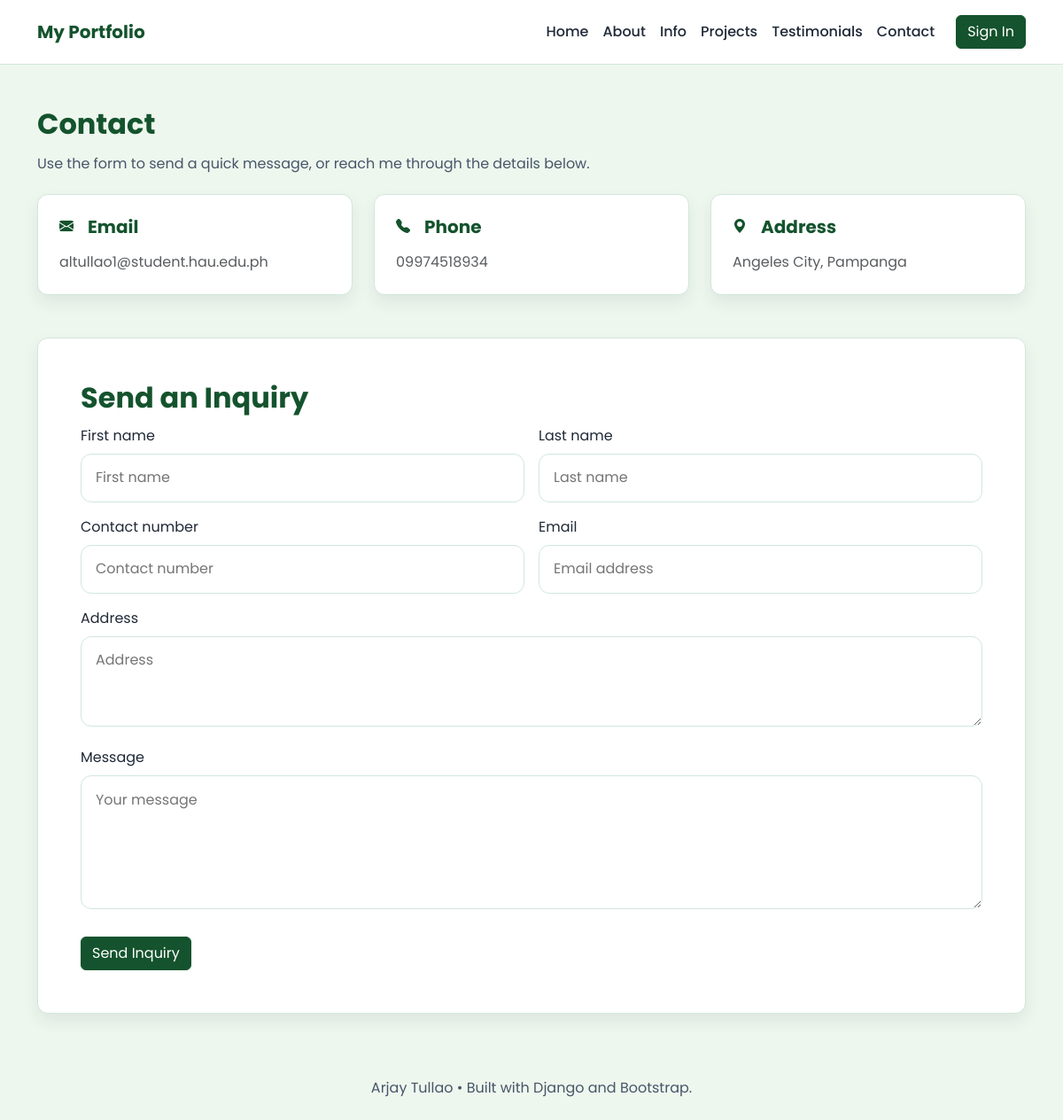
The page /contacts/ on the database as committed earlier.
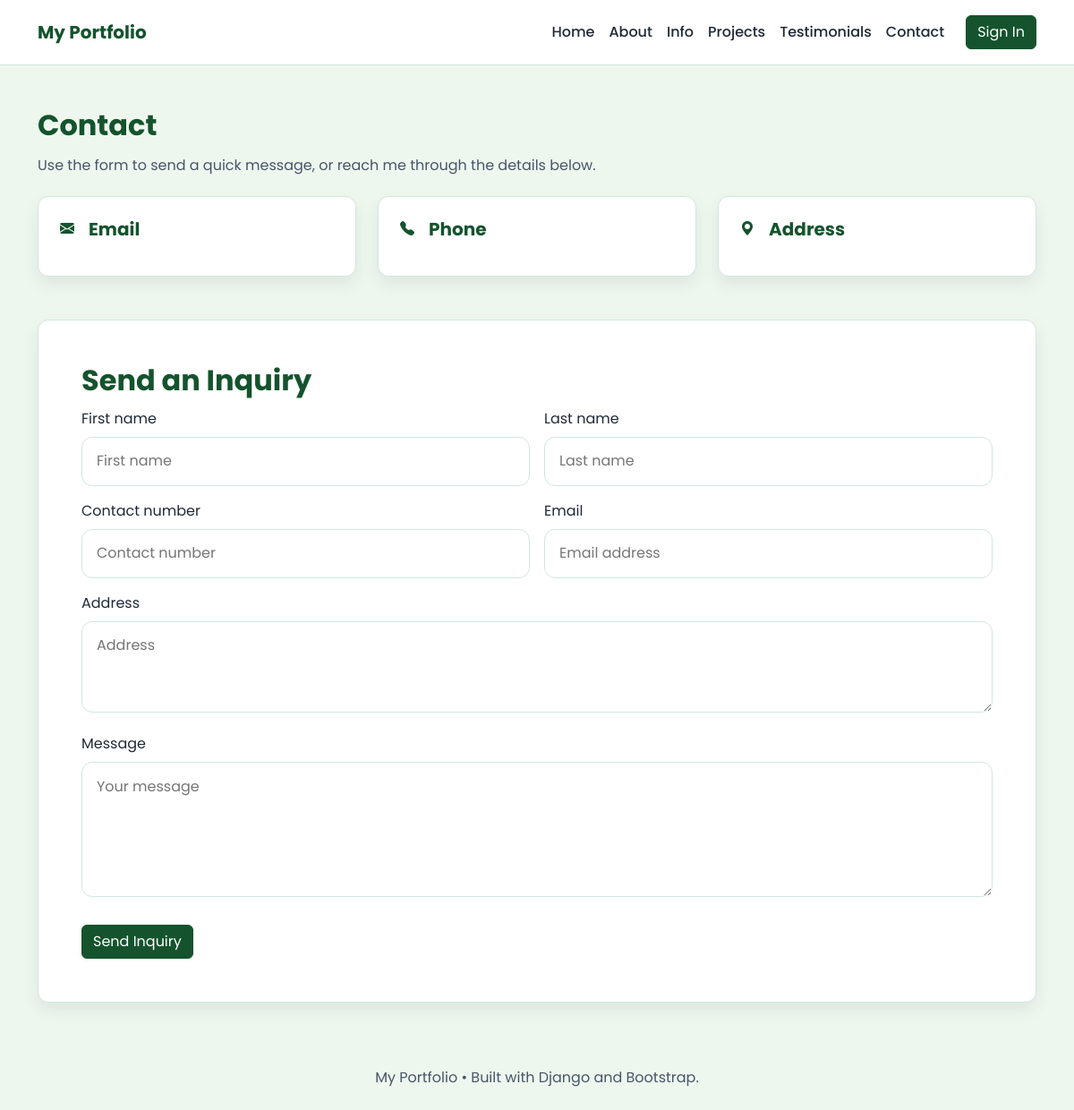
The same page on the database as committed later.
### myproject/models.py (models this page shows, shortened)
class PersonalInformation(models.Model):
    first_name = models.CharField(max_length=100)
    middle_name = models.CharField(max_length=100, blank=True)
    last_name = models.CharField(max_length=100)
    summary = models.TextField()
    contact_number = models.CharField(max_length=20)
    email = models.EmailField()
    address = models.TextField()

### myproject/views.py (the view)
# urls.py: path('contacts/', views.contact_inquiry, name='contacts'),
def contact_inquiry(request):
    personal_info = PersonalInformation.objects.first()
    if request.method == 'POST':
        form = InquiryForm(request.POST)
        if form.is_valid():
            form.save()
            return redirect('contacts')
    else:
        form = InquiryForm()
    return render(request, 'contacts.html', {
        'personal_info': personal_info,
        'form': form,
    })

### myproject/forms.py
class InquiryForm(forms.ModelForm):
    class Meta:
        model = Inquiry
        fields = ['first_name', 'last_name', 'contact_number', 'email', 'address', 'message']
        widgets = {
            'first_name': forms.TextInput(attrs={'class': 'input-field', 'placeholder': 'First name'}),
            'last_name': forms.TextInput(attrs={'class': 'input-field', 'placeholder': 'Last name'}),
            'contact_number': forms.TextInput(attrs={'class': 'input-field', 'placeholder': 'Contact number'}),
            'email': forms.EmailInput(attrs={'class': 'input-field', 'placeholder': 'Email address'}),
            'address': forms.Textarea(attrs={'class': 'input-field', 'rows': 3, 'placeholder': 'Address'}),
            'message': forms.Textarea(attrs={'class': 'input-field', 'rows': 5, 'placeholder': 'Your message'}),
        }

### templates/contacts.html (shortened to what this page needs)
{% extends 'base.html' %}
{% block content %}
<section class="mb-5">
    <h2 class="section-title">Contact</h2>
    <p class="section-text">Use the form to send a quick message, or reach me through the details below.</p>
    <div class="row g-4">
        <div class="col-md-4">
            <div class="contact-card p-4 h-100">
                <div class="d-flex align-items-center mb-3">
                    <i class="bi bi-envelope-fill me-3" style="color: var(--primary-green);"></i>
                    <h5 class="contact-title mb-0">Email</h5>
                </div>
                <p class="mb-0 text-muted">{{ personal_info.email }}</p>
            </div>
        </div>
        <div class="col-md-4">
            <div class="contact-card p-4 h-100">
                <div class="d-flex align-items-center mb-3">
                    <i class="bi bi-telephone-fill me-3" style="color: var(--primary-green);"></i>
                    <h5 class="contact-title mb-0">Phone</h5>
                </div>
                <p class="mb-0 text-muted">{{ personal_info.contact_number }}</p>
            </div>
        </div>
        <div class="col-md-4">
            <div class="contact-card p-4 h-100">
                <div class="d-flex align-items-center mb-3">
                    <i class="bi bi-geo-alt-fill me-3" style="color: var(--primary-green);"></i>
                    <h5 class="contact-title mb-0">Address</h5>
                </div>
                <p class="mb-0 text-muted">{{ personal_info.address }}</p>
            </div>
        </div>
    </div>
</section>
<section class="card-custom p-4 p-md-5">
    <h3 class="section-title">Send an Inquiry</h3>
    <form method="post">
        <div class="row g-3">
            <div class="col-md-6">
                <label class="form-label">First name</label>
                {{ form.first_name }}
            </div>
            <div class="col-md-6">
                <label class="form-label">Last name</label>
                {{ form.last_name }}
            </div>
            <div class="col-md-6">
                <label class="form-label">Contact number</label>
                {{ form.contact_number }}
            </div>
            <div class="col-md-6">
                <label class="form-label">Email</label>
                {{ form.email }}
            </div>
            <div class="col-12">
                <label class="form-label">Address</label>
                {{ form.address }}
            </div>
            <div class="col-12">
                <label class="form-label">Message</label>
                {{ form.message }}
            </div>
        </div>
        <button class="btn btn-primary btn-primary-custom mt-4" type="submit">Send Inquiry</button>
    </form>
</section>
{% endblock %}

### templates/base.html (shortened to what this page needs)
<!DOCTYPE html>
<html lang="en">
<head>
    <link href="https://cdn.jsdelivr.net/npm/bootstrap@5.3.0/dist/css/bootstrap.min.css" rel="stylesheet">
    <link href="https://cdn.jsdelivr.net/npm/bootstrap-icons@1.10.5/font/bootstrap-icons.css" rel="stylesheet">
</head>
<body>
<nav class="navbar navbar-expand-lg">
    <div class="container">
        <a class="navbar-brand" href="{% url 'home' %}">My Portfolio</a>
        <div class="collapse navbar-collapse" id="navbarNav">
            <ul class="navbar-nav ms-auto align-items-center">
                <li class="nav-item"><a class="nav-link" href="{% url 'home' %}">Home</a></li>
                <li class="nav-item"><a class="nav-link" href="{% url 'about_me' %}">About</a></li>
                <li class="nav-item"><a class="nav-link" href="{% url 'personal_information' %}">Info</a></li>
                <li class="nav-item"><a class="nav-link" href="{% url 'projects' %}">Projects</a></li>
                <li class="nav-item"><a class="nav-link" href="{% url 'testimonials' %}">Testimonials</a></li>
                <li class="nav-item"><a class="nav-link" href="{% url 'contacts' %}">Contact</a></li>
                <li class="nav-item ms-lg-3">
                    <a class="btn btn-primary btn-primary-custom" href="{% url 'admin_login' %}">Sign In</a>
                </li>
            </ul>
        </div>
    </div>
</nav>
<main class="container py-5">
    {% block content %}{% endblock %}
</main>
<footer class="container text-center py-4">
    <p class="footer-note mb-0">{{ personal_info.first_name|default:'My' }} {{ personal_info.last_name|default:'Portfolio' }} &bull; Built with Django and Bootstrap.</p>
</footer>
</body>
</html>

Rows that differ between the two databases and show on the page:
removed PersonalInformation: email "altullao1@student.hau.edu.ph", contact_number "09974518934", address "Angeles City, Pampanga", first_name "Arjay", last_name "Tullao"
Other text that changed with them:
{{ personal_info.first_name|default:'My' }}: (not shown) → "My"
{{ personal_info.last_name|default:'Portfolio' }}: (not shown) → "Portfolio"
